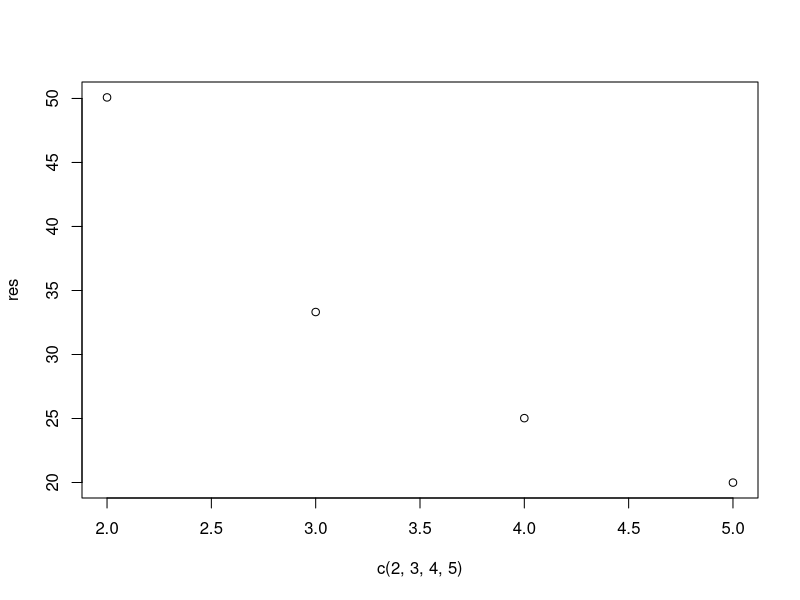
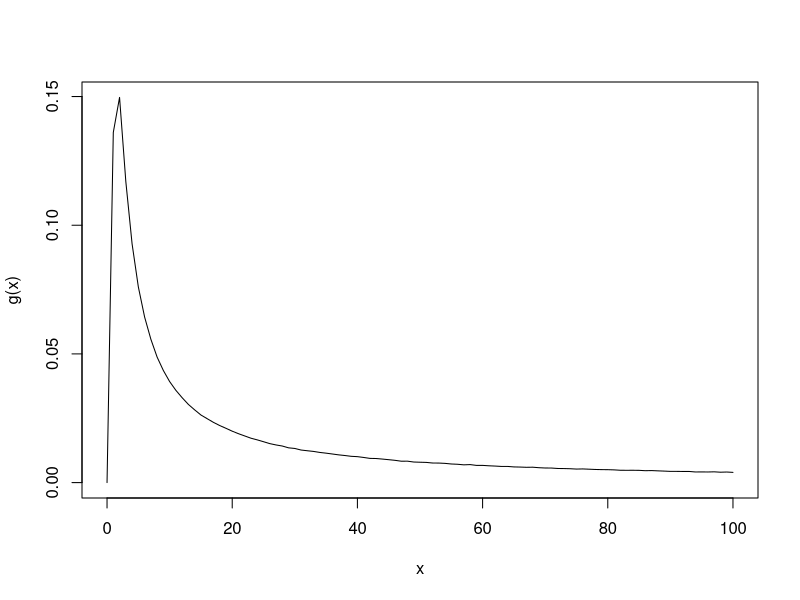

Recreate these plots in R, in order.
#Q1 - sum of n exponential rvs is erlang
#we expect 50%, 33%, 25% and 20% respectively 
#ratio of expected values
reps<-200
iterations<-10000
max_k<-5
res<-NULL
for(k in 2:max_k)
{
  ans<-0
  for(i in 1:reps)
  {
    m_first<-0
    m_total<-0
    first<-rexp(iterations,rate = 1/24000)
    total<-rgamma(iterations,shape=k,rate = 1/24000)
    for(j in 1:iterations)
    {
      m_first<-m_first + first[j]
      m_total<-m_total + total[j]
    }
    m_first<-m_first/iterations
    m_total<-m_total/iterations
    ans<-ans+m_first/m_total
    
  }
  ans<-ans*100/reps
  res <-c(res,ans)
}
plot(c(2,3,4,5),res)

#Q2
findp <- function(sd) {
  ans<-0
  iterations<-10000
  mean<-0
  a<-1
  b<-2
  reps<-200
  for(i in 1:reps)
  {
    x<-rnorm(iterations,mean,sd)
    count<-0
    for(elem in x)
    {
      if(elem>=a)
      {
        if(elem<=b)
        {
          count <- count + 1
        }
          
      }
    }
    ans<- ans + count/iterations
  }
  
  return (ans/reps)
}

g<-Vectorize(findp)
curv=curve(g, from=0, to=100)

y_max<-max(curv$y,na.rm = TRUE)
x_max<-curv$x[which(curv$y==y_max)]

#X max x = 2
x_max
#Y_max y = 0.15 (around 0.15)
y_max
